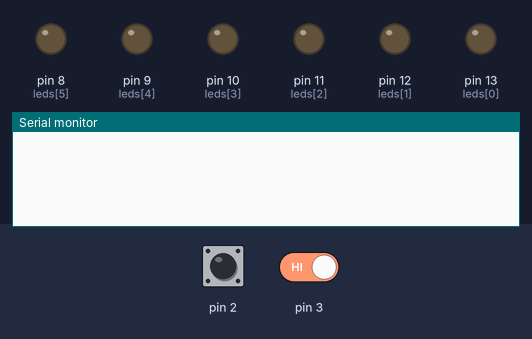
A sketch run on a simulated Arduino Uno, built with avr-gcc and run on an emulated ATmega328P. On the bench: output pins drawn as LEDs (lit = HIGH), the last lines printed to the serial monitor. The inputs (shaded band) are chosen by the test bench; at power-on: pin 2 HIGH, pin 3 HIGH.

Above: at 1.2 s.
1.3 s: pin 2 driven LOW
At 2.2 s:
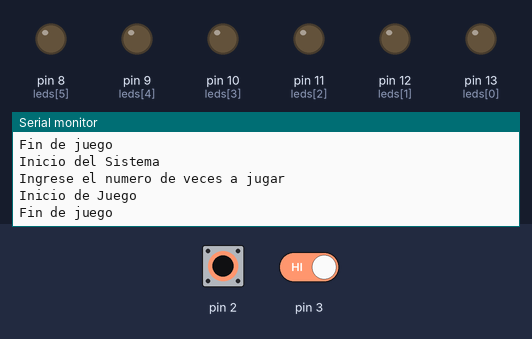
2.8 s: pin 2 driven HIGH and pin 3 driven LOW
At 3.9 s:
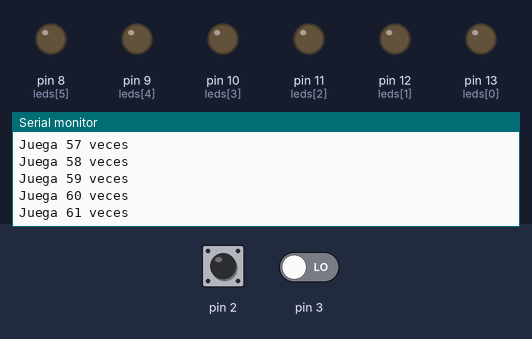
4.4 s: pin 2 driven LOW
At 5.0 s:
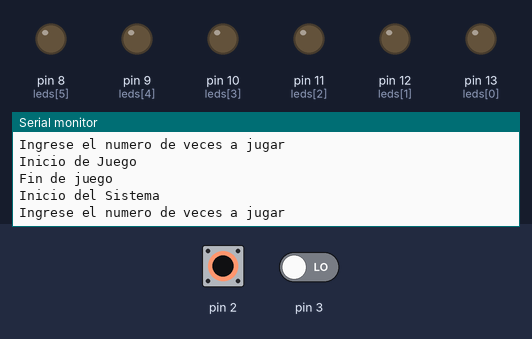
7.4 s: pin 2 pulsed HIGH 2 times (0.12 s each, 0.3 s apart)
Timing chart, 0 to 10.4 s (numbered marks = the images above; inputs shaded):
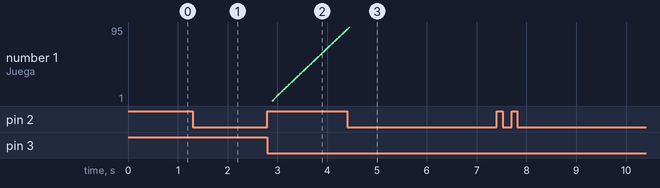

The sketch:

Villarreal_Jorge_DEBER_4.2_SE.ino
```cpp
/*
 * CAPITULO IV:PERIFERICOS ESPECIALES-INTERRUPCIONES
 * DEBER 4.2: Manejo de interrupciones
 * OBJETIVO: Se va activar un juego de leds por medio de la interrupcion 0 y la seleccion del numero de veces a jugar se realiza la interrrupcion 1.
 * NOMBRE: Jorge Villarreal
 * FUNCIONES: interrupt 0: inicio del sistema e ingreso de veces de juego
 *            inicio de juego
 *            fin de juego
 *            interrupt 1: contador
 *            attachInterrupt(interrupt,rutina,modo)
 */
const int leds[6]={13,12,11,10,9,8};
int on=0;   //int0
int cont;   //int1
int i=0;      //variable de conteo
int j=0;    //variable de conteo
void setup() {
Serial.begin(9600); //activacion de la comunicacion serial

 attachInterrupt(0,activacion,LOW);  //interupt 0 habilitada
 attachInterrupt(1,contador,LOW);    //interrupt 1 habilitada

for(i=0;i<6;i++){   //configuracion de leds
  pinMode(leds[i],OUTPUT);
  }
  i=0;
}

void loop() {
  if(on==2){
    for(;i<cont;i++){
      for(j=0;j<6;j++){
        digitalWrite(leds[j],HIGH);
        delay(200);
        digitalWrite(leds[j],LOW);
        delay(200);
        }
      }
    }
}
void activacion(){
  switch (on){    //opciones de los botones
    case 0:
    Serial.println("Inicio del Sistema");
    Serial.println("Ingrese el numero de veces a jugar");
    on++;
    break;

    case 1:
    Serial.println("Inicio de Juego");
    on++;
    break;

    case 2:
    Serial.println("Fin de juego");
    cont=0;
    i=0;
    j=0;
    on=0;
    break ;
    }
  }
  void contador(){
    if(on==1){
      cont++;
      Serial.println(String("Juega ")+String(cont)+String(" veces"));

      }
    }
```

Measured:
- after the input at 1.3 s, the serial monitor: prints a new line at once (image 1)
- after the input at 2.8 s, the serial monitor: prints a new line after 0.10 s (image 2)
